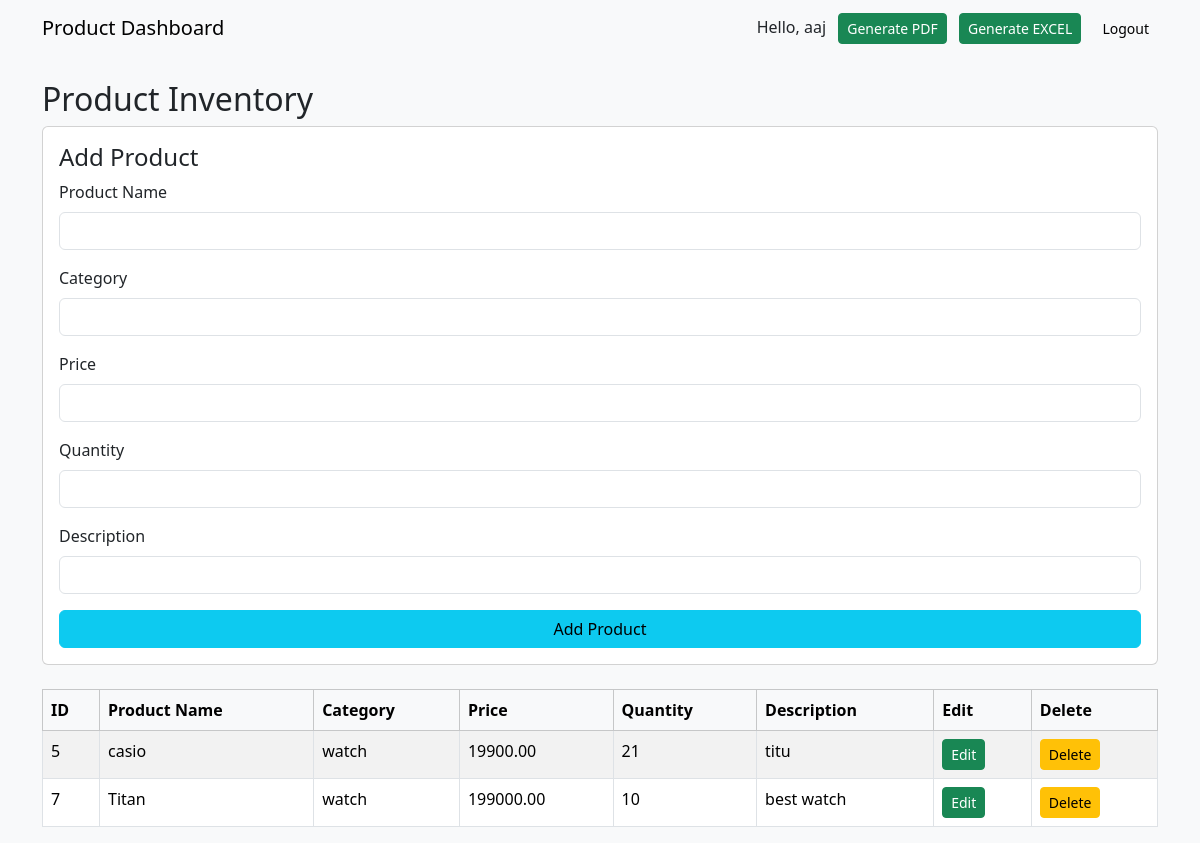
Screenshot of /homes.php (signed in) with the database file from the repository.
### tables this page shows
CREATE TABLE `products` (
  `id` int(11) NOT NULL,
  `category` varchar(100) DEFAULT NULL,
  `product_name` varchar(100) DEFAULT NULL,
  `price` decimal(10,2) DEFAULT NULL,
  `quantity` int(11) DEFAULT NULL,
  `supplier_name` varchar(100) DEFAULT NULL
);

### homes.php (the view, shortened to what this page needs)
<?php
include 'db.php';
$result = $conn->query("SELECT * FROM products");
?>
<!DOCTYPE html>
<html lang="en">
<head>
    <link href="https://cdn.jsdelivr.net/npm/bootstrap@5.3.3/dist/css/bootstrap.min.css" rel="stylesheet">
</head>
<body class="bg-light">
    <nav class="navbar navbar-light bg-light">
        <div class="container">
            <a class="navbar-brand" href="homes.php">Product Dashboard</a>
            <div>
                Hello, <?php echo $_SESSION['username']; ?>
                <a href="pdf.php" class="btn btn-success btn-sm ms-2">Generate PDF</a>
                <a href="Excel.php" class="btn btn-success btn-sm ms-2">Generate EXCEL</a>
                <a href="logout.php" class="btn btn-light btn-sm ms-2">Logout</a>
            </div>
        </div>
    </nav>
    <div class="container mt-4">
        <h2>Product Inventory</h2>
        <form method="POST" class="card card-body mb-4">
            <h4>
                <?php
                if (isset($edit_row)) {
                    echo "Edit Product";
                } else {
                    echo "Add Product";
                }
                ?>
            </h4>
            <label class="form-label">Product Name</label>
            <input type="text" name="product_name" class="form-control mb-3" value="<?php if (isset($edit_row)) echo $edit_row['product_name']; ?>" required>
            <label class="form-label">Category</label>
            <input type="text" name="category" class="form-control mb-3" value="<?php if (isset($edit_row)) echo $edit_row['category']; ?>" required>
            <label class="form-label">Price</label>
            <input type="number" name="price" class="form-control mb-3" step="0.01" value="<?php if (isset($edit_row)) echo $edit_row['price']; ?>" required>
            <label class="form-label">Quantity</label>
            <input type="number" name="quantity" class="form-control mb-3" value="<?php if (isset($edit_row)) echo $edit_row['quantity']; ?>" required>
            <label class="form-label">Description</label>
            <input type="text" name="supplier_name" class="form-control mb-3" value="<?php if (isset($edit_row)) echo $edit_row['supplier_name']; ?>" required>
            <?php if (isset($edit_row)) { ?>
                <button type="submit" name="update" class="btn btn-info">Update Product</button>
                <a href="homes.php" class="btn btn-secondary mt-2">Cancel</a>
            <?php } else { ?>
                <button type="submit" name="add" class="btn btn-info">Add Product</button>
            <?php } ?>
        </form>
        <div class="table-responsive">
            <table class="table table-bordered table-striped bg-white">
                <thead class="table-light">
                    <tr>
                        <th>ID</th>
                        <th>Product Name</th>
                        <th>Category</th>
                        <th>Price</th>
                        <th>Quantity</th>
                        <th>Description</th>
                        <th>Edit</th>
                        <th>Delete</th>
                    </tr>
                </thead>
                <tbody>
                    <?php while ($row = $result->fetch_assoc()) { ?>
                        <tr>
                            <td><?php echo $row['id']; ?></td>
                            <td><?php echo $row['product_name']; ?></td>
                            <td><?php echo $row['category']; ?></td>
                            <td><?php echo $row['price']; ?></td>
                            <td><?php echo $row['quantity']; ?></td>
                            <td><?php echo $row['supplier_name']; ?></td>
                            <td><a href="homes.php?edit=<?php echo $row['id']; ?>" class="btn btn-success btn-sm">Edit</a></td>
                            <td>
                                <form method="POST" onsubmit="return confirm('Are you sure you want to delete this record?');">
                                    <button type="submit" name="delete" class="btn btn-warning btn-sm">Delete</button>
                                </form>
                            </td>
                        </tr>
                    <?php } ?>
                </tbody>
            </table>
        </div>
    </div>
</body>
</html>

### rows the page displays
products: id "5", product_name "casio", category "watch", price "19900.00", quantity "21", supplier_name "titu"
products: id "7", product_name "Titan", category "watch", price "199000.00", quantity "10", supplier_name "best watch"

### other values shown
$_SESSION['username'] "aaj"
